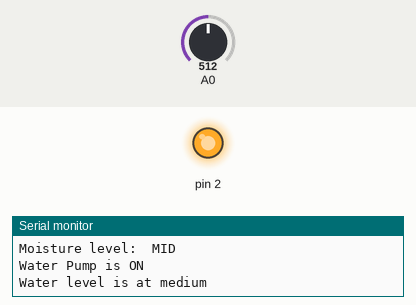
A sketch run on a simulated Arduino Uno, built with avr-gcc and run on an emulated ATmega328P. Parts: output pins drawn as LEDs (lit = HIGH), the last lines printed to the serial monitor. The test bench sets the inputs (shaded band); at power-on: A0 = 512.

Above: at 10.2 s.
10.3 s: A0 set to 488
At 12.5 s:
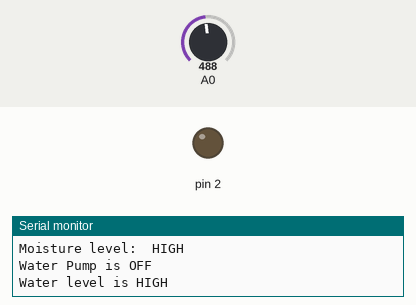
13.9 s: A0 set to 510
At 16.4 s:
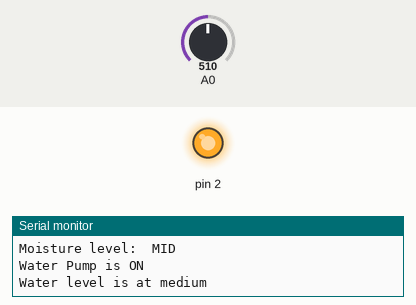
21.2 s: A0 set to 490
At 25.1 s:
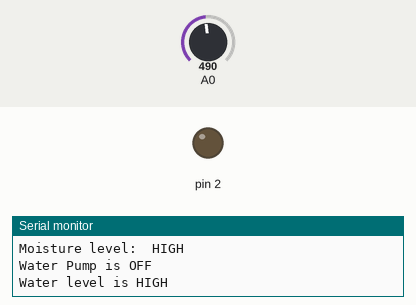
25.7 s: A0 set to 511
At 27.8 s:
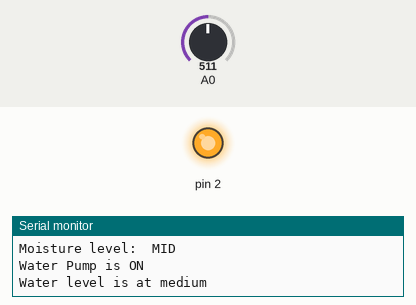
Timing chart, 0 to 29.3 s (numbered marks = the images above; inputs shaded):
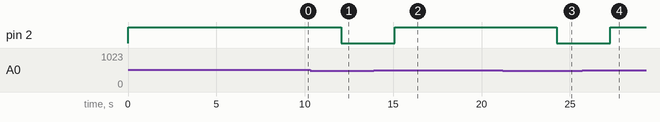

Measured:
- the behaviour switches between 500 and 499 on A0 (found by bisection; images 0 and 1)
- after the input at 10.3 s, pin 2: HIGH → LOW after 1.8 s
- after the input at 13.9 s, pin 2: LOW → HIGH after 1.2 s
- after the input at 21.2 s, pin 2: HIGH → LOW after 3.0 s
- after the input at 25.7 s, pin 2: LOW → HIGH after 1.6 s

The sketch:

Smart_irrigaton_system.ino
```cpp
/*
This program was written on 1st June, 2023
Author - Ameer Salam
Program Description - This program takes Analog value of Soil moisture level and accordingly controls motor to pump the water to the pot
Functionality -
The Program takes in Analog values form the Soil Moisture sensor connected to ANalog pin 0
The Pin number 2 is connected to Relay module which controls the motor pump
The value varies from 1000 to 200
  * value > 700-                 Moisture is Low
  * value < 700 && value > 500-  Moisture is Mid
  * value < 500 && value > 300-  Moisture is High

the motor is activated in the if statement where the value ranges from (value < 700 && value > 500) and also in statement (value < 500 && value > 300)
*/

void setup() {
  Serial.begin(9600);
  pinMode(2, OUTPUT);
  digitalWrite(2, HIGH);
  delay(3000);
  Serial.println();
  Serial.println("IRRIGATION Start");
  delay(3000);
  Serial.println("SYSTEM IS ON ");
  delay(3000);
}

void loop() {
  int value = analogRead(A0);
  Serial.print("The Value obtained from the sensor is : ");
  Serial.println(value);
  if (value > 700) {
    Serial.println("Moisture level:\tLOW");
    digitalWrite(2, HIGH);
    Serial.println("Water Pump is ON ");
    Serial.println("Water level is low\n");
    delay(3000);
  } else if (value > 500 && value < 700) {
    Serial.println("Moisture level:\tMID");
    digitalWrite(2, HIGH);
    Serial.println("Water Pump is ON ");
    Serial.println("Water level is at medium\n");
    delay(3000);
  } else if (value <500 && value >300) {
    Serial.println("Moisture level:\tHIGH");
    digitalWrite(2, LOW);
    Serial.println("Water Pump is OFF ");
    Serial.println("Water level is HIGH\n");
    delay(3000);
  }
}
```
